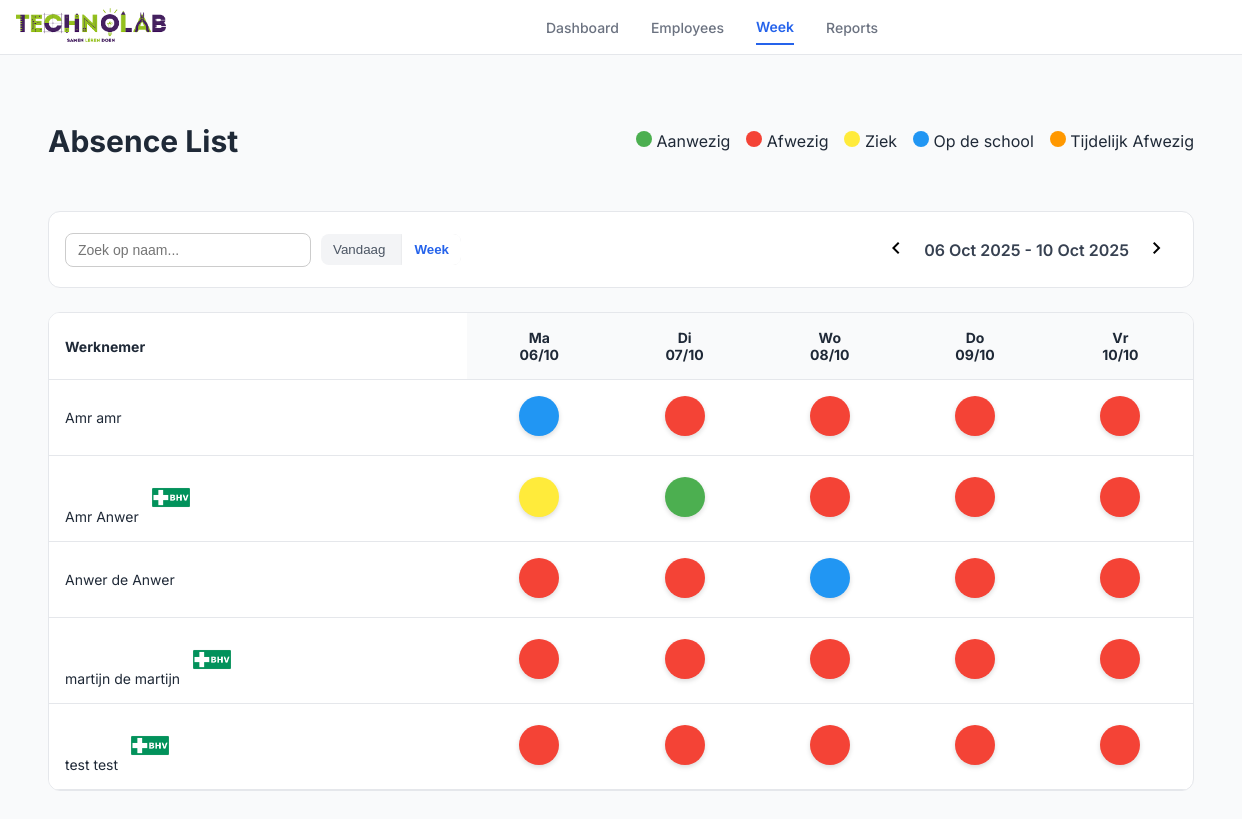
The page /week.php?week=1 on the database its author committed.
### tables this page shows
CREATE TABLE `werknemers` (
  `id` int(11) NOT NULL,
  `voornaam` varchar(50) NOT NULL,
  `tussenvoegsel` varchar(20) DEFAULT NULL,
  `achternaam` varchar(50) NOT NULL,
  `email` varchar(100) NOT NULL,
  `werkdag_ma` tinyint(1) DEFAULT 0,
  `werkdag_di` tinyint(1) DEFAULT 0,
  `werkdag_wo` tinyint(1) DEFAULT 0,
  `werkdag_do` tinyint(1) DEFAULT 0,
  `werkdag_vr` tinyint(1) DEFAULT 0,
  `sector` varchar(50) NOT NULL,
  `BHV` tinyint(1) DEFAULT 0,
  `status` enum('Ziek','Aanwezig','Op de school','Afwezig','Eefetjes Afwezig') DEFAULT 'Aanwezig',
  `status_ma` enum('Aanwezig','Afwezig','Ziek','Op de school','Eefetjes Afwezig') DEFAULT 'Afwezig',
  `status_di` enum('Aanwezig','Afwezig','Ziek','Op de school','Eefetjes Afwezig') DEFAULT 'Afwezig',
  `status_wo` enum('Aanwezig','Afwezig','Ziek','Op de school','Eefetjes Afwezig') DEFAULT 'Afwezig',
  `status_do` enum('Aanwezig','Afwezig','Ziek','Op de school','Eefetjes Afwezig') DEFAULT 'Afwezig',
  `status_vr` enum('Aanwezig','Afwezig','Ziek','Op de school','Eefetjes Afwezig') DEFAULT 'Afwezig',
  `tijdelijk_tot` datetime DEFAULT NULL
);

### week.php (the view, shortened to what this page needs)
<?php
try {
    $db = new PDO("mysql:host=localhost;dbname=technolab-dashboard", "root", "");
    $db->setAttribute(PDO::ATTR_ERRMODE, PDO::ERRMODE_EXCEPTION);
} catch (PDOException $e) {
    die("Fout!: " . $e->getMessage());
}
$weekOffset = isset($_GET['week']) ? intval($_GET['week']) : 0;
$startOfWeek = new DateTime();
$startOfWeek->modify("monday this week");
if ($weekOffset !== 0) {
    $startOfWeek->modify(($weekOffset > 0 ? '+' : '') . $weekOffset . ' week');
}
$jaar = $startOfWeek->format("o");
$weeknummer = $startOfWeek->format("W");
$stmt = $db->query("SELECT * FROM werknemers ORDER BY achternaam ASC, voornaam ASC, BHV");
$werknemers = $stmt->fetchAll(PDO::FETCH_ASSOC);
$weekDays = [
    'Ma' => ['col' => 'ma', 'date' => clone $startOfWeek],
    'Di' => ['col' => 'di', 'date' => (clone $startOfWeek)->modify('+1 day')],
    'Wo' => ['col' => 'wo', 'date' => (clone $startOfWeek)->modify('+2 day')],
    'Do' => ['col' => 'do', 'date' => (clone $startOfWeek)->modify('+3 day')],
    'Vr' => ['col' => 'vr', 'date' => (clone $startOfWeek)->modify('+4 day')],
];
?>
<!DOCTYPE html>
<html lang="nl">
<head>
    <link rel="stylesheet" href="css/style.css" />
    <link rel="stylesheet" href="css/week.css" />
    <link rel="stylesheet" href="css/nav.css" />
</head>
<body>
<div class="app">
<header class="header">
    <section class="logo-container">
        <a href="#" class="logo-link">
            <img src="image/technolab.png" alt="Technolab Logo" class="logo-icone">
        </a>
    </section>
    <nav class="nav" aria-label="Main Navigation">
        <a href="dagplanning.php">Dashboard</a>
        <a href="employees.php">Employees</a>
        <a href="week.php"  class="active">Week</a>
        <a href="#">Reports</a>
    </nav>
</header>
    <main class="main">
        <div class="main-header">
            <h1>Absence List</h1>
            <div class="legend">
                <div><span class="dot status-aanwezig"></span> Aanwezig</div>
                <div><span class="dot status-afwezig"></span> Afwezig</div>
                <div><span class="dot status-ziek"></span> Ziek</div>
                <div><span class="dot status-opdeschool"></span> Op de school</div>
                <div><span class="dot status-eefetjesafwezig"></span> Tijdelijk Afwezig</div>
            </div>
        </div>
        <div class="filters">
            <div class="filter-left" style="display: flex; align-items: center; gap: 10px;">
                <div class="search-input">
                    <input type="text" id="searchInput" placeholder="Zoek op naam..." />
                </div>
                <div class="range-buttons" style="display: flex; gap: 5px;">
                    <a href="dagplanning.php"><button class="toggle">Vandaag</button></a>
                    <button class="active">Week</button>
                </div>
            </div>
            <div class="filter-right">
                <a href="?week=<?= $weekOffset-1 ?>"><button class="icon-button"><span class="material-symbols-outlined">chevron_left</span></button></a>
                <span class="date-label"><?= $startOfWeek->format('d M Y') ?> - <?= (clone $startOfWeek)->modify('+4 days')->format('d M Y') ?></span>
                <a href="?week=<?= $weekOffset+1 ?>"><button class="icon-button"><span class="material-symbols-outlined">chevron_right</span></button></a>
            </div>
        </div>
        <div class="table-wrapper">
            <table id="werknemerTable">
                <thead>
                <tr>
                    <th>Werknemer</th>
                    <?php foreach ($weekDays as $dayName => $info): ?>
                        <th>
                            <?= $dayName ?><br>
                            <?= $info['date']->format('d/m') ?>
                        </th>
                    <?php endforeach; ?>
                </tr>
                </thead>
                <tbody>
                <?php foreach ($werknemers as $w): ?>
                    <?php
                    $stmt = $db->prepare("SELECT dag, status FROM week_planning WHERE werknemer_id = :id AND weeknummer = :week AND jaar = :jaar");
                    $stmt->execute([':id'=>$w['id'], ':week'=>$weeknummer, ':jaar'=>$jaar]);
                    $weekStatussen = $stmt->fetchAll(PDO::FETCH_KEY_PAIR);
                    ?>
                    <tr>
                        <td class="werknemer-naam">
                            <?= ($w['voornaam'].' '.($w['tussenvoegsel']?$w['tussenvoegsel'].' ':'').$w['achternaam']) ?>
                            <span class="bhv <?= $w['BHV'] ? 'bhv-BHV' : 'bhv-BHV' ?>">
                                <?= $w['BHV'] ? '  <img src="image/BHV.png" alt="Technolab Logo" class="logo-icon">' : '' ?>
                            </span>
                        </td>
                        <?php foreach ($weekDays as $dayName => $info): ?>
                            <?php
                            $col = $info['col'];
                            $status = $weekStatussen[$col] ?? 'Afwezig';
                            $class = 'status-'.strtolower(str_replace(' ', '', $status));
                            ?>
                            <td>
                                <div class="status-dot <?= $class ?>" onclick="openStatusModal(<?= $w['id'] ?>, '<?= $col ?>')"></div>
                            </td>
                        <?php endforeach; ?>
                    </tr>
                <?php endforeach; ?>
                </tbody>
            </table>
        </div>
    </main>
</div>
</body>
</html>

### css/style.css (style rules this page uses)
body { font-family: "Inter", sans-serif; background: #f9fafb; color: #1f2937; margin: 0; }
.material-symbols-outlined { font-variation-settings: "FILL" 0, "wght" 400, "GRAD" 0, "opsz" 24; }
.app { display: flex; flex-direction: column; min-height: 100vh; }
.header { display: flex; align-items: center; justify-content: space-between; height: 64px; background: #fff; border-bottom: 1px solid #e5e7eb; padding: 0 2rem; position: sticky; top: 0; }
.nav { display: flex; gap: 2rem; }
.nav a { color: #6b7280; text-decoration: none; font-weight: 500; }
.nav .active { color: #2563eb; font-weight: 600; }
.icon-button { background: none; border: none; border-radius: 9999px; padding: 0.5rem; cursor: pointer; }
.main { flex: 1; padding: 3rem; }
.main-header { display: flex; justify-content: space-between; margin-bottom: 2rem; }
.main-header h1 { font-size: 1.875rem; font-weight: 700; }
.legend { display: flex; gap: 1rem; align-items: center; }
.dot { display: inline-block; width: 1rem; height: 1rem; border-radius: 9999px; }
.filters { display: flex; justify-content: space-between; padding: 1rem; background: #fff; border: 1px solid #e5e7eb; border-radius: 0.75rem; margin-bottom: 1.5rem; }
.filter-left { display: flex; gap: 1rem; flex-wrap: wrap; align-items: center; }
.range-buttons { display: flex; background: #f3f4f6; border-radius: 0.5rem; overflow: hidden; }
.range-buttons button { border: none; background: none; padding: 0.5rem 0.75rem; cursor: pointer; color: #4b5563; }
.range-buttons .active { background: #fff; color: #2563eb; font-weight: 600; box-shadow: 0 0 2px rgba(0, 0, 0, 0.1); }
.filter-right { display: flex; align-items: center; gap: 0.5rem; }
.date-label { font-weight: 600; color: #374151; }
.table-wrapper { overflow-x: auto; background: #fff; border: 1px solid #e5e7eb; border-radius: 0.75rem; }
table { width: 100%; border-collapse: collapse; min-width: 600px; }
thead { background: #f9fafb; }
th, td { padding: 1rem; text-align: center; border-bottom: 1px solid #e5e7eb; font-size: 0.875rem; }
th:first-child, td:first-child { text-align: left; position: sticky; left: 0; background: #fff; }
.bhv { padding: 3px 8px; border-radius: 6px; font-weight: 600; font-size: 14px; }

### css/week.css (style rules this page uses)
.status-dot { width: 40px; height: 40px; border-radius: 50%; display: inline-flex; align-items: center; justify-content: center; cursor: pointer; transition: transform 0.2s ease, box-shadow 0.2s ease; box-shadow: 0 2px 5px rgba(0,0,0,0.15); }
.status-aanwezig { background-color: #4caf50; }
.status-afwezig { background-color: #f44336; }
.status-ziek { background-color: #ffeb3b; }
.status-opdeschool { background-color: #2196f3; }
.status-eefetjesafwezig { background-color: #ff9800; }
.search-input { position: relative; }
.search-input input { padding: 8px 12px; border-radius: 8px; border: 1px solid #ccc; font-size: 14px; width: 220px; transition: border-color 0.2s; }

### css/nav.css (style rules this page uses)
body { font-family: "Inter", sans-serif; background: #f9fafb; color: #1f2937; margin: 0; }
.material-symbols-outlined { font-variation-settings: "FILL" 0, "wght" 400, "GRAD" 0, "opsz" 24; }
.app { display: flex; flex-direction: column; height: 100vh; }
.header { position: sticky; top: 0; width: 100%; z-index: 10; display: flex; align-items: center; justify-content: space-between; height: 4rem; background: #fff; border-bottom: 1px solid #e5e7eb; padding: 0 1rem; }
.logo-container { display: flex; align-items: center; gap: 1rem; }
.logo-icon { width: 40px; height: 50px; object-fit: contain; }
.logo-icone { width: 150px; height: 50px; object-fit: contain; }
.nav { display: flex; align-items: center; gap: 2rem; font-size: 0.875rem; font-weight: 500; flex: 1; justify-content: center; }
.nav a { color: #6b7280; text-decoration: none; padding: 0.5rem 0; transition: color 0.2s; }
.nav .active { font-weight: 600; color: #2563eb; border-bottom: 2px solid #2563eb; }

### rows shown on the page
werknemers: voornaam "Amr", achternaam "amr"
werknemers: voornaam "Amr", achternaam "Anwer", BHV 1 (drawn)
werknemers: voornaam "Anwer", tussenvoegsel "de", achternaam "Anwer"
werknemers: voornaam "martijn", tussenvoegsel "de", achternaam "martijn", BHV 1 (drawn)
werknemers: voornaam "test", achternaam "test", BHV 1 (drawn)

### other values the page prints
$dayName "Ma"
$info['date']->format('d/m') "06/10"
$dayName "Di"
$info['date']->format('d/m') "07/10"
$dayName "Wo"
$info['date']->format('d/m') "08/10"
$dayName "Do"
$info['date']->format('d/m') "09/10"
$dayName "Vr"
$info['date']->format('d/m') "10/10"
